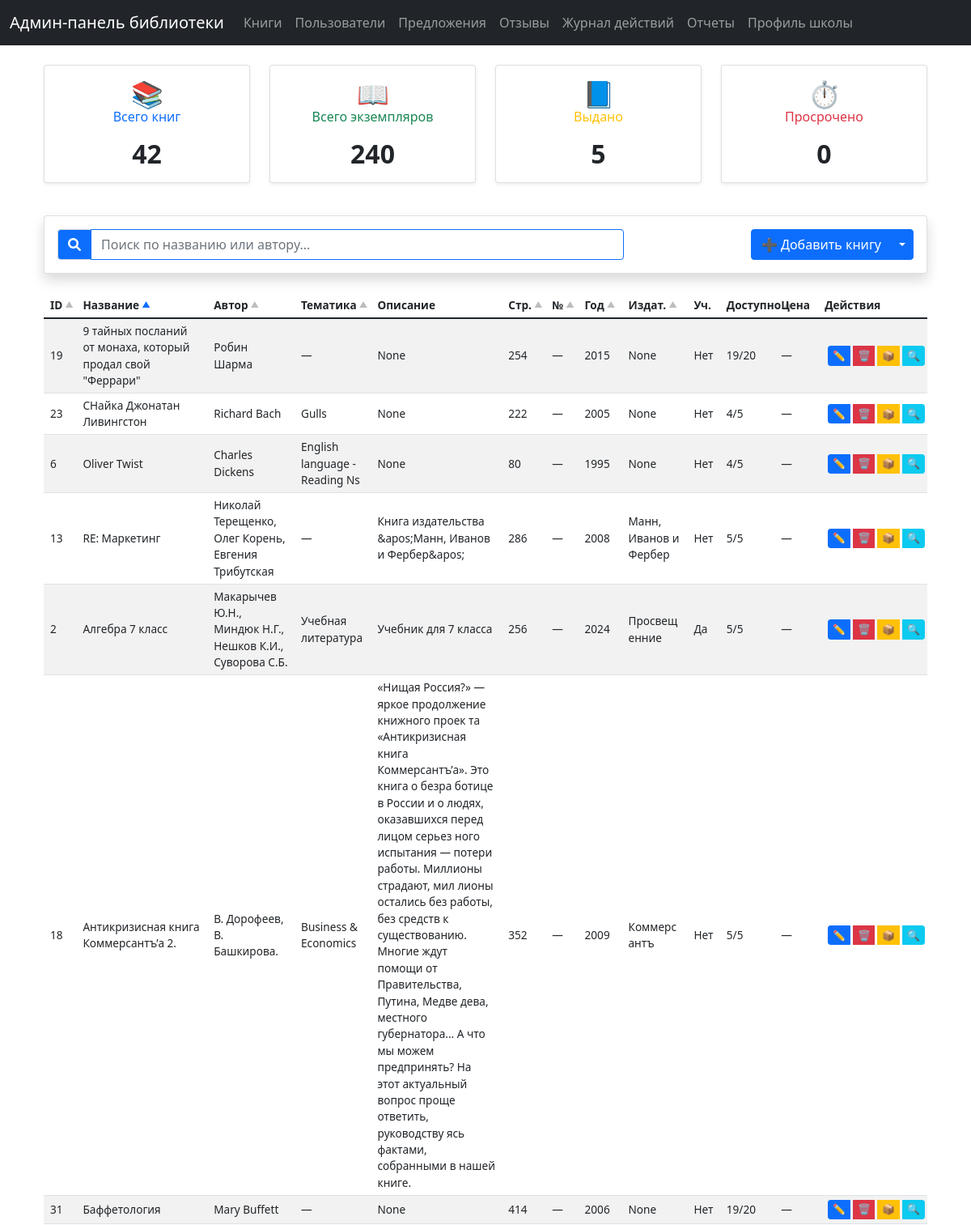
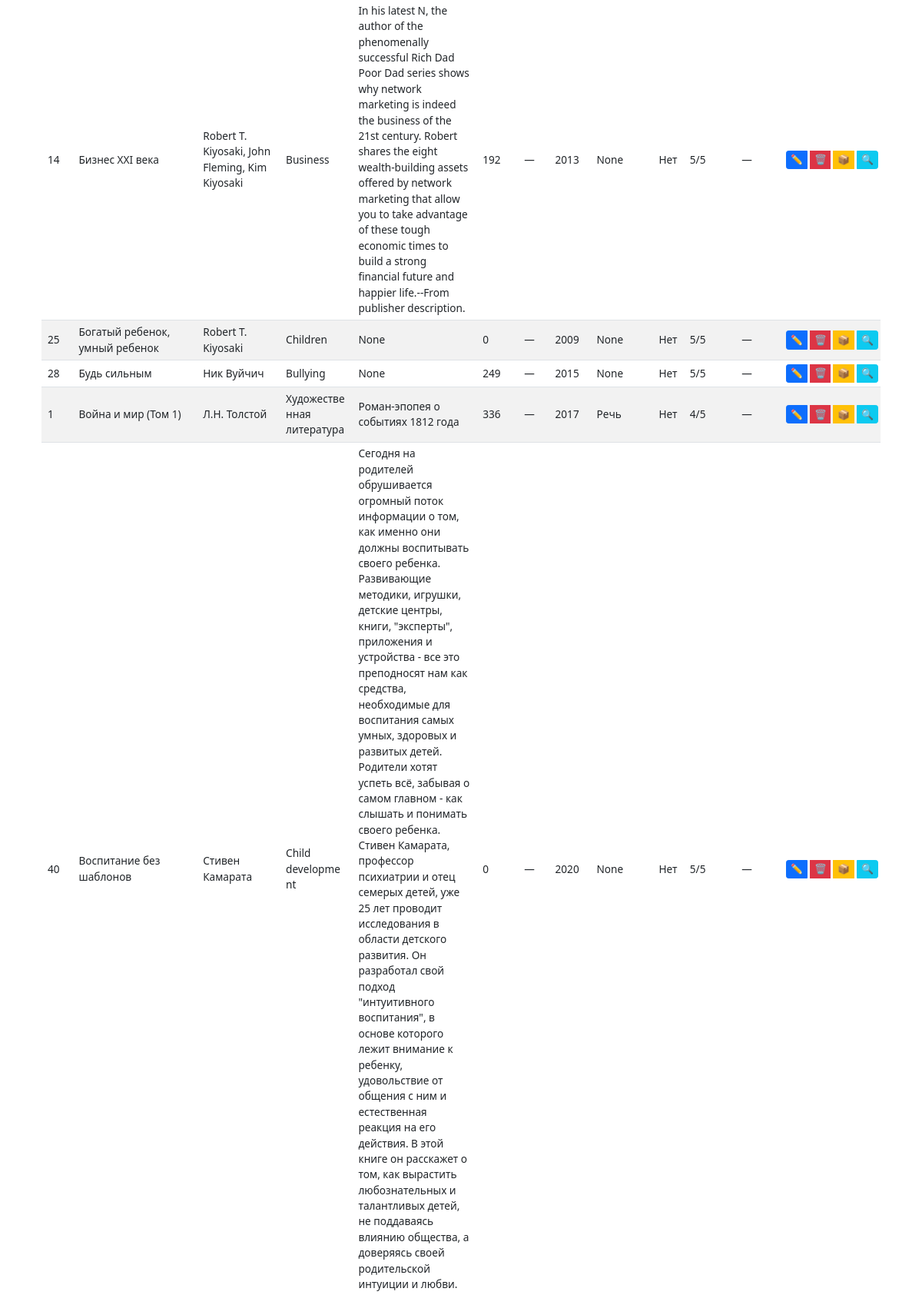
/books (upper part), run on the app's committed database (2 pictures, top to bottom).
### tables this page shows
CREATE TABLE books (
                    id INTEGER PRIMARY KEY AUTOINCREMENT,
                    title TEXT NOT NULL,
                    author TEXT NOT NULL,
                    description TEXT,
                    quantity INTEGER DEFAULT 0,
                    theme TEXT
                , pages INTEGER, edition_number TEXT, publication_year INTEGER, publisher TEXT, is_textbook TEXT DEFAULT 'N', isbn TEXT);

### routes.py (the view)
@router.get("/books")
async def books_page(request: Request, page: int = Query(1, ge=1), search: str = Query(""), sort: str = Query("title"), order: str = Query("asc")):
    try:
        with get_db() as conn:
            cursor = conn.cursor()
            per_page = 15
            offset = (page - 1) * per_page
            valid_sort_fields = {
                'id': 'b.id',
                'title': 'b.title',
                'author': 'b.author',
                'theme': 'b.theme',
                'pages': 'b.pages',
                'edition_number': 'b.edition_number',
                'publication_year': 'b.publication_year',
                'publisher': 'b.publisher',
                'available_copies': "(b.quantity - COUNT(DISTINCT CASE WHEN bb.status = 'borrowed' THEN bb.copy_id END))",
                'total_copies': 'b.quantity'
            }
            sort_field = valid_sort_fields.get(sort, 'b.title')  # По умолчанию сортировка по названию
            sort_order = "ASC" if order.lower() == "asc" else "DESC"
            base_query = """
                SELECT
                    b.id, b.title, b.author, b.theme, b.description, b.pages,
                    b.edition_number, b.publication_year, b.publisher,
                    b.quantity as total_copies,
                    (b.quantity - COUNT(DISTINCT CASE WHEN bb.status = 'borrowed' THEN bb.copy_id END)) as available_copies,
                    0 as avg_price, -- Убрали расчет средней цены из-за отсутствия таблицы purchases
                    b.is_textbook -- Добавляем поле is_textbook
                FROM books b
                LEFT JOIN book_copies bc ON b.id = bc.book_id
                LEFT JOIN borrowed_books bb ON bc.id = bb.copy_id
                -- LEFT JOIN purchases p ON b.id = p.book_id -- Убрали соединение
            """
            conditions = []
            params = []
            if search:
                conditions.append("(b.title LIKE ? OR b.author LIKE ?)")
                search_param = f"%{search}%"
                params.extend([search_param, search_param])
            if conditions:
                base_query += " WHERE " + " AND ".join(conditions)
            base_query += """
                GROUP BY b.id, b.title, b.author, b.theme, b.description, b.pages,
                         b.edition_number, b.publication_year, b.publisher, b.quantity, b.is_textbook -- Добавили is_textbook в GROUP BY
                ORDER BY {sort_field} {sort_order}
                LIMIT ? OFFSET ?
            """.format(sort_field=sort_field, sort_order=sort_order)
            params.extend([per_page, offset])
            cursor.execute(base_query, params)
            books_data = cursor.fetchall()
            books = [dict(zip([column[0] for column in cursor.description], row)) for row in books_data]
            count_query = "SELECT COUNT(DISTINCT b.id) FROM books b"
            count_params = []
            if search:
                count_query += " WHERE (b.title LIKE ? OR b.author LIKE ?)"
                count_params.extend([search_param, search_param])
            cursor.execute(count_query, count_params)
            total_books_filtered = cursor.fetchone()[0]
            total_pages = (total_books_filtered + per_page - 1) // per_page if total_books_filtered > 0 else 1
            cursor.execute("SELECT COUNT(*) FROM books")
            total_books_all = cursor.fetchone()[0]
            cursor.execute("SELECT SUM(quantity) FROM books")
            total_copies_all = cursor.fetchone()[0] or 0
            cursor.execute("SELECT COUNT(DISTINCT copy_id) FROM borrowed_books WHERE status = 'borrowed'")
            borrowed_copies_all = cursor.fetchone()[0] or 0
            cursor.execute("""
                SELECT COUNT(DISTINCT bb.copy_id)
                FROM borrowed_books bb
                WHERE bb.status = 'borrowed' AND bb.return_date < date('now')
            """)
            overdue_copies_all = cursor.fetchone()[0] or 0
            return templates.TemplateResponse("books.html", {
                "request": request,
                "books": books,
                "total_books": total_books_all,
                "total_copies": total_copies_all,
                "borrowed_copies": borrowed_copies_all,
                "overdue_copies": overdue_copies_all,
                "current_page": page,
                "total_pages": total_pages,
                "search_query": search,
                "sort": sort,
                "order": order,
                "max": max,
                "min": min
            })
    except Exception as e:
        logging.error(f"Error loading books page: {e}")
        return templates.TemplateResponse("error.html", {"request": request, "error": "Ошибка загрузки страницы книг"})

### admin_panel/templates/books.html (shortened to what this page needs)
{% extends "base.html" %}
{% block content %}
<div class="container mt-4">
    <div class="row mb-4">
        <div class="col-md-3">
            <div class="card shadow-sm">
                <div class="card-body text-center">
                    <h5 class="card-title text-primary mb-3">
                        <span class="fs-2">📚</span><br>
                        Всего книг
                    </h5>
                    <p class="card-text display-6 mb-0">{{ total_books }}</p>
                </div>
            </div>
        </div>
        <div class="col-md-3">
            <div class="card shadow-sm">
                <div class="card-body text-center">
                    <h5 class="card-title text-success mb-3">
                        <span class="fs-2">📖</span><br>
                        Всего экземпляров
                    </h5>
                    <p class="card-text display-6 mb-0">{{ total_copies }}</p>
                </div>
            </div>
        </div>
        <div class="col-md-3">
            <div class="card shadow-sm">
                <div class="card-body text-center">
                    <h5 class="card-title text-warning mb-3">
                        <span class="fs-2">📘</span><br>
                        Выдано
                    </h5>
                    <p class="card-text display-6 mb-0">{{ borrowed_copies }}</p>
                </div>
            </div>
        </div>
        <div class="col-md-3">
            <div class="card shadow-sm">
                <div class="card-body text-center">
                    <h5 class="card-title text-danger mb-3">
                        <span class="fs-2">⏱️</span><br>
                        Просрочено
                    </h5>
                    <a href="/overdue-books" class="text-decoration-none">
                        <p class="card-text display-6 mb-0">{{ overdue_copies|default(0) }}</p>
                    </a>
                </div>
            </div>
        </div>
    </div>
    <div class="card mb-4">
        <div class="card-body">
            <div class="row g-3">
                <div class="col-md-8">
                    <div class="input-group">
                        <span class="input-group-text bg-primary text-white">
                            <i class="fas fa-search"></i>
                        </span>
                        <input type="text"
                               class="form-control border-primary"
                               id="searchInput"
                               placeholder="Поиск по названию или автору..."
                               value="{{ search_query }}">
                    </div>
                </div>
                <div class="col-md-4 text-end">
                    <div class="btn-group">
                        <button type="button" class="btn btn-primary" data-bs-toggle="modal" data-bs-target="#bookModal">
                            ➕ Добавить книгу
                        </button>
                        <button type="button" class="btn btn-primary dropdown-toggle dropdown-toggle-split" data-bs-toggle="dropdown">
                        </button>
                    </div>
                </div>
            </div>
        </div>
    </div>
    <div class="table-responsive">
        <table class="table table-striped table-books">
            <thead>
                <tr>
                    <th class="col-id">
                        <a href="#" class="sort-link" data-sort="id">
                            ID <span class="sort-indicator {% if sort == 'id' %}active{% endif %}">{% if sort == "id" and order == "desc" %}▼{% else %}▲{% endif %}</span>
                        </a>
                    </th>
                    <th class="col-title">
                        <a href="#" class="sort-link" data-sort="title">
                            Название <span class="sort-indicator {% if sort == 'title' %}active{% endif %}">{% if sort == "title" and order == "desc" %}▼{% else %}▲{% endif %}</span>
                        </a>
                    </th>
                    <th class="col-author">
                        <a href="#" class="sort-link" data-sort="author">
                            Автор <span class="sort-indicator {% if sort == 'author' %}active{% endif %}">{% if sort == "author" and order == "desc" %}▼{% else %}▲{% endif %}</span>
                        </a>
                    </th>
                    <th class="col-theme">
                        <a href="#" class="sort-link" data-sort="theme">
                            Тематика <span class="sort-indicator {% if sort == 'theme' %}active{% endif %}">{% if sort == "theme" and order == "desc" %}▼{% else %}▲{% endif %}</span>
                        </a>
                    </th>
                    <th class="col-description">Описание</th>
                    <th class="col-pages">
                        <a href="#" class="sort-link" data-sort="pages">
                            Стр. <span class="sort-indicator {% if sort == 'pages' %}active{% endif %}">{% if sort == "pages" and order == "desc" %}▼{% else %}▲{% endif %}</span>
                        </a>
                    </th>
                    <th class="col-edition">
                        <a href="#" class="sort-link" data-sort="edition_number">
                            № <span class="sort-indicator {% if sort == 'edition_number' %}active{% endif %}">{% if sort == "edition_number" and order == "desc" %}▼{% else %}▲{% endif %}</span>
                        </a>
                    </th>
                    <th class="col-year">
                        <a href="#" class="sort-link" data-sort="publication_year">
                            Год <span class="sort-indicator {% if sort == 'publication_year' %}active{% endif %}">{% if sort == "publication_year" and order == "desc" %}▼{% else %}▲{% endif %}</span>
                        </a>
                    </th>
                    <th class="col-publisher">
                        <a href="#" class="sort-link" data-sort="publisher">
                            Издат. <span class="sort-indicator {% if sort == 'publisher' %}active{% endif %}">{% if sort == "publisher" and order == "desc" %}▼{% else %}▲{% endif %}</span>
                        </a>
                    </th>
                    <th class="col-textbook">Уч.</th>
                    <th class="col-copies">
                        <a href="#" class="sort-link" data-sort="available_copies">
                            Доступно <span class="sort-indicator {% if sort == 'available_copies' %}active{% endif %}">{% if sort == "available_copies" and order == "desc" %}▼{% else %}▲{% endif %}</span>
                        </a>
                    </th>
                    <th class="col-price">Цена</th>
                    <th class="col-actions">Действия</th>
                </tr>
            </thead>
            <tbody>
                {% for book in books %}
                <tr>
                    <td>{{ book.id }}</td>
                    <td>{{ book.title }}</td>
                    <td>{{ book.author }}</td>
                    <td>{{ book.theme or '—' }}</td>
                    <td class="description-cell">{{ book.description }}</td>
                    <td>{{ book.pages }}</td>
                    <td>{{ book.edition_number or '—' }}</td>
                    <td>{{ book.publication_year }}</td>
                    <td>{{ book.publisher }}</td>
                    <td>{% if book.is_textbook == 'Y' %}Да{% else %}Нет{% endif %}</td>
                    <td>{{ book.available_copies }}/{{ book.total_copies }}</td>
                    <td>
                        {% if book.avg_price and book.avg_price > 0 %}
                            {{ "%.2f"|format(book.avg_price) }}
                        {% else %}
                            —
                        {% endif %}
                    </td>
                    <td>
                        <div class="btn-group btn-group-sm">
                            <button class="btn btn-sm btn-primary edit-book-btn"
                                    data-id="{{ book.id }}"
                                    data-bs-toggle="tooltip"
                                    title="Редактировать">
                                ✏️
                            </button>
                            <button class="btn btn-sm btn-danger"
                                    onclick="deleteBook({{ book.id }})"
                                    data-bs-toggle="tooltip"
                                    title="Удалить">
                                🗑️
                            </button>
                            <button class="btn btn-sm btn-warning"
                                    onclick="managePurchases({{ book.id }})"
                                    data-bs-toggle="tooltip"
                                    title="Закупки">
                                📦
                            </button>
                            <a href="/books/{{ book.id }}/qrcodes"
                               class="btn btn-sm btn-info"
                               data-bs-toggle="tooltip"
                               title="QR">
                                🔍
                            </a>
                        </div>
                    </td>
                </tr>
                {% endfor %}
            </tbody>
        </table>
    </div>
</div>
{% endblock %}

### admin_panel/static/css/style.css (style rules this page uses)
.card { box-shadow: 0 0.5rem 1rem rgba(0, 0, 0, 0.15); margin-bottom: 1rem; }
.card-title { color: #6c757d; font-size: 1rem; font-weight: 500; margin-bottom: 0.5rem; }
.card-text { color: #212529; font-size: 2rem; font-weight: 600; }
.table { margin-bottom: 0; }
#searchInput { min-width: 300px; }
.table td { vertical-align: middle; }
.btn-sm { padding: 0.25rem 0.5rem; margin: 0 0.25rem; }

### admin_panel/templates/books.html (style rules this page uses)
.sort-link { color: inherit; text-decoration: none; cursor: pointer; font-weight: inherit; display: inline-flex; align-items: center; white-space: nowrap; }
.sort-indicator { font-size: 0.75em; margin-left: 3px; opacity: 0.3; display: inline-block; }
.sort-indicator.active { opacity: 1; color: #0d6efd; }
.table-books { font-size: 0.85rem; width: 100%; table-layout: fixed; margin-bottom: 0; }
.table-books th, .table-books td { padding: 0.3rem 0.5rem; vertical-align: middle; word-wrap: break-word; max-width: 150px; }
.table-books .col-id { width: 3%; }
.table-books .col-title { width: 12%; }
.table-books .col-author { width: 8%; }
.table-books .col-theme { width: 7%; }
.table-books .col-description { width: 12%; }
.table-books .col-pages { width: 4%; }
.table-books .col-edition { width: 3%; }
.table-books .col-year { width: 4%; }
.table-books .col-publisher { width: 6%; }
.table-books .col-textbook { width: 3%; }
.table-books .col-copies { width: 5%; }
.table-books .col-price { width: 4%; }
.table-books .col-actions { width: 10%; white-space: nowrap; }
.description-cell { max-height: 70px; overflow-y: auto; }
.table-books .btn-group-sm .btn { padding: 0.1rem 0.3rem; font-size: 0.8rem; }

### data on the page
books: id "19", title "9 тайных посланий от монаха, который продал свой \"Феррари\"", author "Робин Шарма", theme "—", description "None", pages "254", edition_number "—", publication_year "2015", publisher "None", is_textbook "Нет", available_copies "19", total_copies "20"
books: id "23", title "CHайка Джонатан Ливингстон", author "Richard Bach", theme "Gulls", description "None", pages "222", edition_number "—", publication_year "2005", publisher "None", is_textbook "Нет", available_copies "4", total_copies "5"
books: id "6", title "Oliver Twist", author "Charles Dickens", theme "English language - Reading Ns", description "None", pages "80", edition_number "—", publication_year "1995", publisher "None", is_textbook "Нет", available_copies "4", total_copies "5"
books: id "13", title "RE: Маркетинг", author "Николай Терещенко, Олег Корень, Евгения Трибутская", theme "—", description "Книга издательства &apos;Манн, Иванов и Фербер&apos;", pages "286", edition_number "—", publication_year "2008", publisher "Манн, Иванов и Фербер", is_textbook "Нет", available_copies "5", total_copies "5"
books: id "2", title "Алгебра 7 класс", author "Макарычев Ю.Н., Миндюк Н.Г., Нешков К.И., Суворова С.Б.", theme "Учебная литература", description "Учебник для 7 класса", pages "256", edition_number "—", publication_year "2024", publisher "Просвещенние", is_textbook "Да", available_copies "5", total_copies "5"
books: id "18", title "Антикризисная книга Коммерсантъ’а 2.", author "В. Дорофеев, В. Башкирова.", theme "Business & Economics", description "«Нищая Россия?» — яркое продолжение книжного проек та «Антикризисная книга Коммерсантъ’а». Это книга о безра ботице в России и о людях, оказавшихся перед лицом серьез ного испытания — потери работы. Миллионы страдают, мил лионы остались без работы, без средств к существованию. Многие ждут помощи от Правительства, Путина, Медве дева, местного губернатора... А что мы можем предпринять? На этот актуальный вопрос проще ответить, руководству ясь фактами, собранными в нашей книге.", pages "352", edition_number "—", publication_year "2009", publisher "Коммерсантъ", is_textbook "Нет", available_copies "5", total_copies "5"
books: id "31", title "Баффетология", author "Mary Buffett", theme "—", description "None", pages "414", edition_number "—", publication_year "2006", publisher "None", is_textbook "Нет", available_copies "19", total_copies "20"
books: id "14", title "Бизнес XXI века", author "Robert T. Kiyosaki, John Fleming, Kim Kiyosaki", theme "Business", description "In his latest N, the author of the phenomenally successful Rich Dad Poor Dad series shows why network marketing is indeed the business of the 21st century. Robert shares the eight wealth-building assets offered by network marketing that allow you to take advantage of these tough economic times to build a strong financial future and happier life.--From publisher description.", pages "192", edition_number "—", publication_year "2013", publisher "None", is_textbook "Нет", available_copies "5", total_copies "5"
books: id "25", title "Богатый ребенок, умный ребенок", author "Robert T. Kiyosaki", theme "Children", description "None", pages "0", edition_number "—", publication_year "2009", publisher "None", is_textbook "Нет", available_copies "5", total_copies "5"
books: id "28", title "Будь сильным", author "Ник Вуйчич", theme "Bullying", description "None", pages "249", edition_number "—", publication_year "2015", publisher "None", is_textbook "Нет", available_copies "5", total_copies "5"
books: id "1", title "Война и мир (Том 1)", author "Л.Н. Толстой", theme "Художественная литература", description "Роман-эпопея о событиях 1812 года", pages "336", edition_number "—", publication_year "2017", publisher "Речь", is_textbook "Нет", available_copies "4", total_copies "5"
books: id "40", title "Воспитание без шаблонов", author "Стивен Камарата", theme "Child development", description "Сегодня на родителей обрушивается огромный поток информации о том, как именно они должны воспитывать своего ребенка. Развивающие методики, игрушки, детские центры, книги, \"эксперты\", приложения и устройства - все это преподносят нам как средства, необходимые для воспитания самых умных, здоровых и развитых детей. Родители хотят успеть всё, забывая о самом главном - как слышать и понимать своего ребенка. Стивен Камарата, профессор психиатрии и отец семерых детей, уже 25 лет проводит исследования в области детского развития. Он разработал свой подход \"интуитивного воспитания\", в основе которого лежит внимание к ребенку, удовольствие от общения с ним и естественная реакция на его действия. В…", pages "0", edition_number "—", publication_year "2020", publisher "None", is_textbook "Нет", available_copies "5", total_copies "5"

### other printed values
{{ total_books }} "42"
{{ total_copies }} "240"
{{ borrowed_copies }} "5"
{{ overdue_copies|default(0) }} "0"
